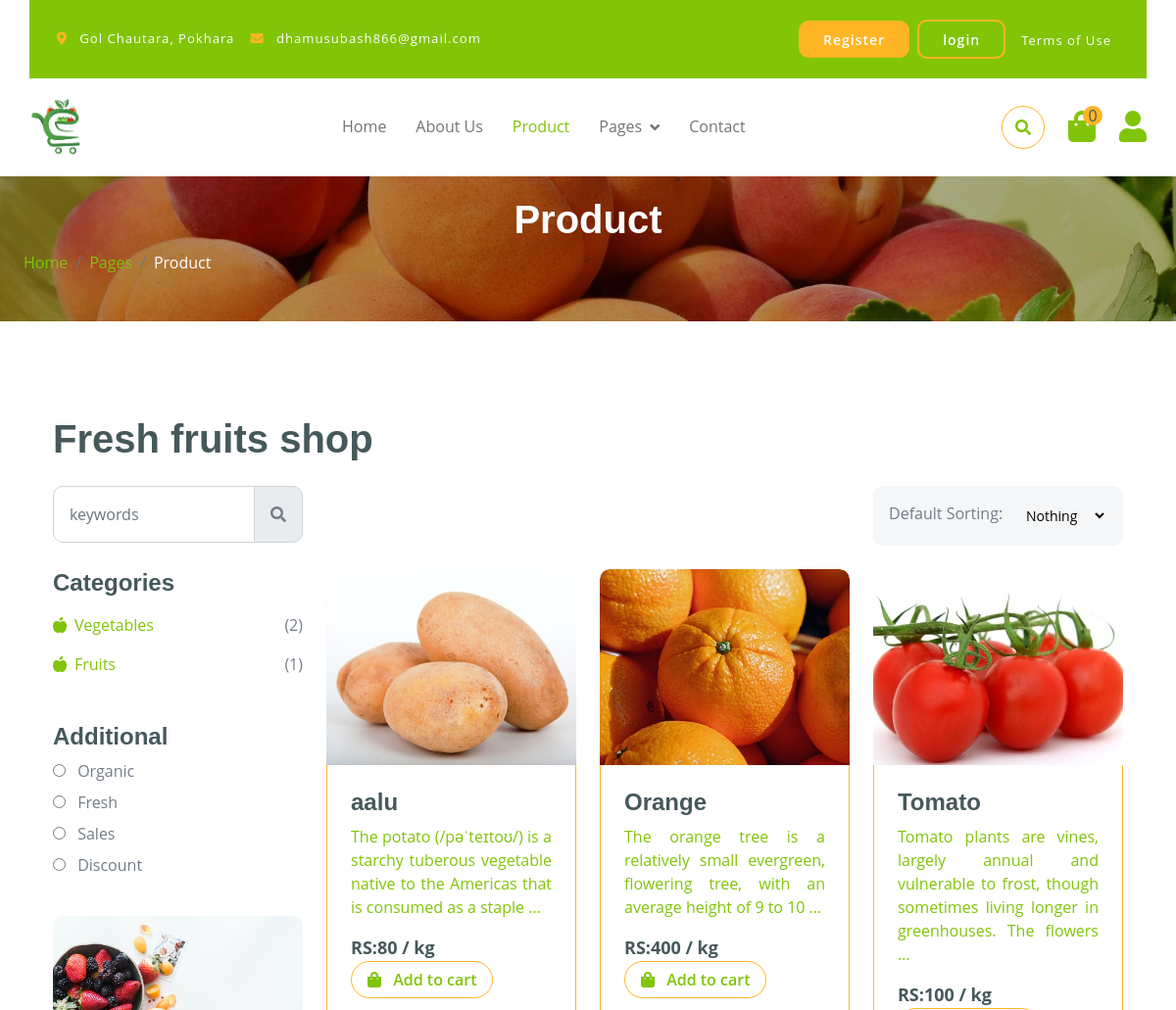
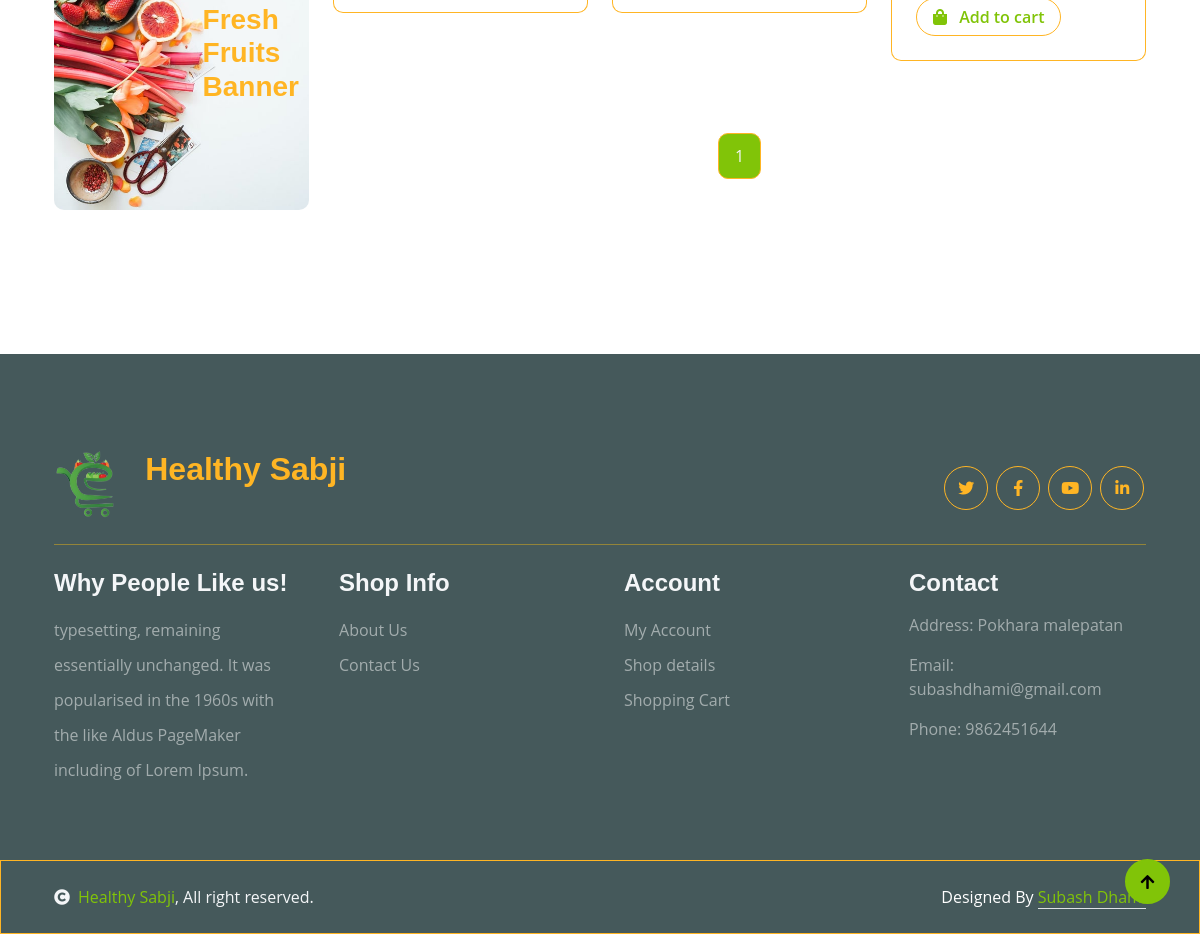
The app's page /product/ with its own data (2 pictures, top to bottom).
### sabji/models.py (models this page shows, shortened)
class Category(models.Model):
    name = models.CharField(max_length=100)
    image = models.ImageField(upload_to='category_images/', blank=True, null=True)

class Product(models.Model):
    name = models.CharField(max_length=100)
    price = models.IntegerField(help_text='Price per kilo')
    pre_discount_price = models.IntegerField(blank=True, null=True)
    description = models.TextField()
    image = models.ImageField(upload_to='product_images/')
    quantity = models.IntegerField()
    category = models.ForeignKey('Category', on_delete=models.SET_NULL, related_name='products',null=True)

### sabji/views.py (the view)
# urls.py: path('product/',views.product,name="product"),
def product(request):
    products = Product.objects.all()
    paginator = Paginator(products, 6)
    page = request.GET.get('page')
    products = paginator.get_page(page)
    return render(request, 'user/product.html', {'products': products})

### sabji/processors.py (called while the page is built)
def productprocessor(request):
    products = Product.objects.filter(quantity__gt=0)
    lowest_price = products.filter(quantity__gt=0).order_by('price').first()
    return {'products': products, 'lowest_price': lowest_price}

def categoryprocessor(request):
    categories = Category.objects.all()
    return {'categories': categories}

def discountprocessor(request):
    discounted_products = Product.objects.filter(pre_discount_price__gt=0)
    return {'discounted_products': discounted_products}

def cartprocessor(request):
    cart_count = 0
    if request.user.is_authenticated:
        cart_count = request.user.cart_items.filter(active=True).count()
    return {'cart_count': cart_count}

### templates/user/product.html (shortened to what this page needs)
{% extends "base.html" %}
{% block content %}
        <div class="container-fluid page-header py-5">
            <h1 class="text-center text-white display-6">Product</h1>
            <ol class="breadcrumb justify-content-start mb-0">
                <li class="breadcrumb-item"><a href="{% url 'index' %}">Home</a></li>
                <li class="breadcrumb-item"><a href="{% url 'product' %}">Pages</a></li>
                <li class="breadcrumb-item active text-white">Product</li>
            </ol>
        </div>
        <div class="container-fluid fruite py-5">
            <div class="container py-5">
                <h1 class="mb-4">Fresh fruits shop</h1>
                <div class="row g-4">
                    <div class="col-lg-12">
                        <div class="row g-4">
                            <div class="col-xl-3">
                                <div class="input-group w-100 mx-auto d-flex">
                                    <input type="search" class="form-control p-3" placeholder="keywords" aria-describedby="search-icon-1">
                                    <span id="search-icon-1" class="input-group-text p-3"><i class="fa fa-search"></i></span>
                                </div>
                            </div>
                            <div class="col-6"></div>
                            <div class="col-xl-3">
                                <div class="bg-light ps-3 py-3 rounded d-flex justify-content-between mb-4">
                                    <label for="fruits">Default Sorting:</label>
                                    <select id="fruits" name="fruitlist" class="border-0 form-select-sm bg-light me-3" form="fruitform">
                                        <option value="volvo">Nothing</option>
                                    </select>
                                </div>
                            </div>
                        </div>
                        <div class="row g-4">
                            <div class="col-lg-3">
                                <div class="row g-4">
                                    <div class="col-lg-12">
                                        <div class="mb-3">
                                            <h4>Categories</h4>
                                            <ul class="list-unstyled fruite-categorie">
                                                {% for category in categories %}
                                                <li>
                                                    <div class="d-flex justify-content-between fruite-name">
                                                        <a href="#"><i class="fas fa-apple-alt me-2"></i>{{category.name}}</a>
                                                        <span>({{category.products.count}})</span>
                                                    </div>
                                                </li>
                                                {% endfor %}
                                            </ul>
                                        </div>
                                    </div>
                                    <div class="col-lg-12">
                                        <div class="mb-3">
                                            <h4>Additional</h4>
                                            <div class="mb-2">
                                                <input type="radio" class="me-2" id="Categories-1" name="Categories-1" value="Beverages">
                                                <label for="Categories-1"> Organic</label>
                                            </div>
                                            <div class="mb-2">
                                                <input type="radio" class="me-2" id="Categories-2" name="Categories-1" value="Beverages">
                                                <label for="Categories-2"> Fresh</label>
                                            </div>
                                            <div class="mb-2">
                                                <input type="radio" class="me-2" id="Categories-3" name="Categories-1" value="Beverages">
                                                <label for="Categories-3"> Sales</label>
                                            </div>
                                            <div class="mb-2">
                                                <input type="radio" class="me-2" id="Categories-4" name="Categories-1" value="Beverages">
                                                <label for="Categories-4"> Discount</label>
                                            </div>
                                        </div>
                                    </div>
                                    <div class="col-lg-12">
                                        <div class="position-relative">
                                            <img src="/static/img/banner-fruits.jpg" class="img-fluid w-100 rounded" alt="">
                                            <div class="position-absolute" style="top: 50%; right: 10px; transform: translateY(-50%);">
                                                <h3 class="text-secondary fw-bold">Fresh <br> Fruits <br> Banner</h3>
                                            </div>
                                        </div>
                                    </div>
                                </div>
                            </div>
                            <div class="col-lg-9">
                                <div class="row g-4 justify-content-center">
                                    {% for product in products %}
                                    <div class="col-md-6 col-lg-6 col-xl-4">
                                        <a href="{% url 'productDetail' product.id %}">
                                        <div class="rounded position-relative fruite-item">
                                            <div class="fruite-img">
                                                <img src="{{product.image.url}}" class="img-fluid w-100 rounded-top" alt="" style="height: 200px; object-fit: cover;">
                                            </div>
                                            <div class="p-4 border border-secondary border-top-0 rounded-bottom">
                                                <h4>{{product.name}}</h4>
                                                <p style="text-align: justify;">{{ product.description|truncatewords:18 }}</p>
                                                <div class="d-flex justify-content-between flex-lg-wrap">
                                                    <p class="text-dark fw-bold mb-0" style="font-size: 18px;">RS:{{product.price}} / kg</p>
                                                    <a href="#" class="btn border border-secondary rounded-pill px-3 text-primary"
                                                    hx-get="{% url 'add_to_cart' product.id 1 %}"
														hx-target="#cartCount"
														hx-swap="outerHTML"
														hx-trigger="click"><i class="fa fa-shopping-bag me-2 text-primary"></i> Add to cart</a>
                                                </div>
                                            </div>
                                        </div>
                                        </a>
                                    </div>{% endfor %}
                                    <div class="col-12">
                                        <div class="pagination d-flex justify-content-center mt-5">
                                            {% for num in products.paginator.page_range %}
                                                {% if products.number == num %}
                                                    <a href="?page={{ num }}" class="active rounded">{{ num }}</a>
                                                {% elif num > products.number|add:'-3' and num < products.number|add:'3' %}
                                                    <a href="?page={{ num }}" class="rounded">{{ num }}</a>
                                                {% endif %}
                                            {% endfor %}
                                        </div>
                                    </div>
                                </div>
                            </div>
                        </div>
                    </div>
                </div>
            </div>
        </div>
        {% endblock %}

### static/css/style.css (style rules this page uses)
.btn { font-weight: 600; transition: .5s; }
.btn.border-secondary { transition: 0.5s; }
.page-header { position: relative; background: linear-gradient(rgba(0, 0, 0, 0.3), rgba(0, 0, 0, 0.3)), url(../img/cart-page-header-img.jpg); background-position: center center; background-repeat: no-repeat; background-size: cover; }
@media (min-width: 992px) { .hero-header, .page-header { margin-top: 152px !important; } }
.fruite .fruite-categorie .fruite-name { line-height: 40px; }
.fruite .fruite-categorie .fruite-name a { transition: 0.5s; }
.fruite .fruite-item { height: 100%; transition: 0.5s; }
.fruite .fruite-item .fruite-img { overflow: hidden; transition: 0.5s; border-radius: 10px 10px 0 0; }
.fruite .fruite-item .fruite-img img { transition: 0.5s; }
.pagination { display: inline-block; }
.pagination a { color: var(--bs-dark); padding: 10px 16px; text-decoration: none; transition: 0.5s; border: 1px solid var(--bs-secondary); margin: 0 4px; }
.pagination a.active { background-color: var(--bs-primary); color: var(--bs-light); border: 1px solid var(--bs-secondary); }

### records on screen
Category: name "Vegetables", products.count "2"
Category: name "Fruits", products.count "1"
Product: image (picture), name "aalu", description "The potato (/pəˈteɪtoʊ/) is a starchy tuberous vegetable native to the Americas that is consumed as a staple …", price "80"
Product: image (picture), name "Orange", description "The orange tree is a relatively small evergreen, flowering tree, with an average height of 9 to 10 …", price "400"
Product: image (picture), name "Tomato", description "Tomato plants are vines, largely annual and vulnerable to frost, though sometimes living longer in greenhouses. The flowers …", price "100"

### other values on screen
{{ cart_count }} "0"
{{ num }} "1"
